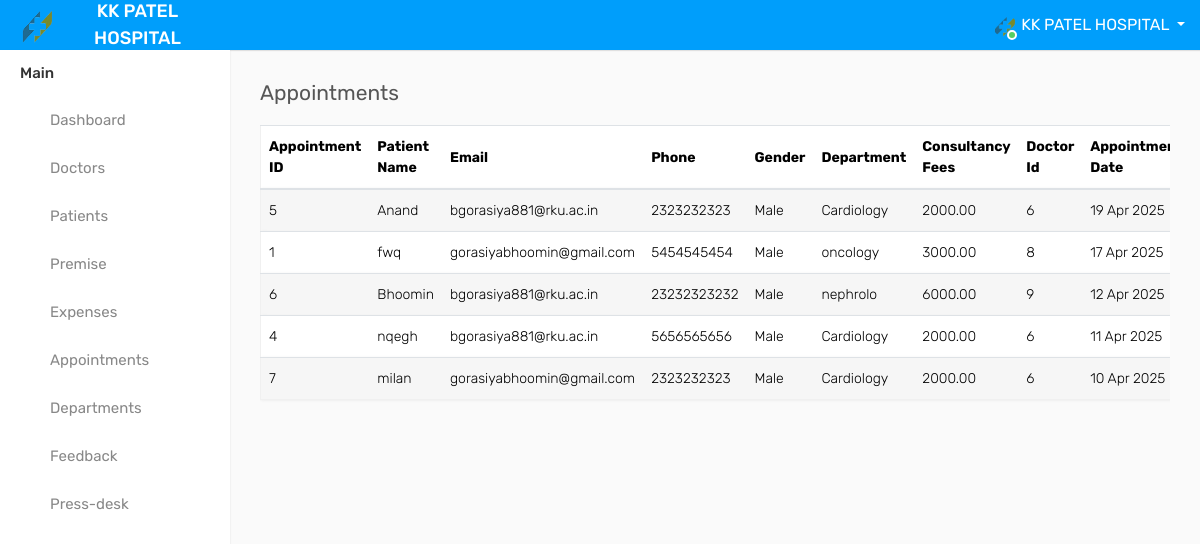
The page /admin/appointments.php (signed in) on the database its author committed.
### tables this page shows
CREATE TABLE `admin_data` (
  `admin_id` bigint UNSIGNED NOT NULL,
  `username` varchar(255) NOT NULL,
  `email` varchar(255) NOT NULL,
  `logo` varchar(255) NOT NULL,
  `password` varchar(255) NOT NULL,
  `city` varchar(100) NOT NULL,
  `postal_code` int NOT NULL,
  `phone` int NOT NULL,
  `address` varchar(255) NOT NULL,
  `created_at` timestamp NULL DEFAULT NULL,
  `updated_at` timestamp NULL DEFAULT NULL
);

CREATE TABLE `appointments` (
  `id` int NOT NULL,
  `appointmentname` varchar(100) NOT NULL,
  `email` varchar(100) NOT NULL,
  `phone` varchar(20) NOT NULL,
  `gender` enum('Male','Female','Other') NOT NULL,
  `departmentname` varchar(100) NOT NULL,
  `username` varchar(100) NOT NULL,
  `consultancy_fees` decimal(10,2) NOT NULL,
  `appointment_date` date NOT NULL,
  `time_slot` varchar(50) NOT NULL,
  `message` text NOT NULL,
  `created_at` timestamp NULL DEFAULT CURRENT_TIMESTAMP,
  `status` enum('pending','approved','cancelled') NOT NULL DEFAULT 'pending'
);

CREATE TABLE `departments` (
  `id` int NOT NULL,
  `departmentimage` varchar(255) NOT NULL,
  `departmentname` varchar(100) NOT NULL,
  `departmenthead` varchar(100) NOT NULL,
  `description` text NOT NULL,
  `created_at` timestamp NULL DEFAULT CURRENT_TIMESTAMP
);

### admin/appointments.php (the view, shortened to what this page needs)
<?php
include_once("../Database/connection.php");
$appointments_sql = "SELECT a.*, d.username as doctor_name, dept.departmentname as department_name
                    FROM appointments a
                    LEFT JOIN doctors d ON a.username = d.username
                    LEFT JOIN departments dept ON a.departmentname = dept.departmentname
                    ORDER BY a.appointment_date DESC";
$appointments_result = $con->query($appointments_sql);
$admin_email = $_SESSION['admin_email'];
$sql = "SELECT * FROM admin_data WHERE email = ?";
$stmt = $con->prepare($sql);
$stmt->bind_param("s", $admin_email);
$stmt->execute();
$result = $stmt->get_result();
$admin_data = $result->fetch_assoc();
?>
<!DOCTYPE html>
<html lang="en">
<head>
    <link rel="stylesheet" type="text/css" href="https://maxcdn.bootstrapcdn.com/bootstrap/4.5.2/css/bootstrap.min.css">
    <link rel="stylesheet" type="text/css" href="assets/css/font-awesome.min.css">
    <link rel="stylesheet" type="text/css" href="assets/css/style.css">
</head>
<body>
<div class="main-wrapper">
<div class="header">
			<div class="header-left">
				<a href="index-2.php" class="logo">
                <img src="assets/img/<?php echo $admin_data['logo']; ?>" width="35" height="35" alt=""> <span>KK PATEL HOSPITAL</span>
				</a>
			</div>
			<a id="toggle_btn" href="javascript:void(0);"><i class="fa fa-bars"></i></a>
            <ul class="nav user-menu float-right">
                <li class="nav-item dropdown has-arrow">
                    <a href="#" class="dropdown-toggle nav-link user-link" data-toggle="dropdown">
                        <span class="user-img">
                            <img class="rounded-circle" src="assets/img/<?php echo $admin_data['logo']; ?>" width="40" alt="Admin">
                            <span class="status online"></span>
                        </span>
                        <span><?php echo htmlspecialchars($admin_data['username']); ?></span>
                    </a>
                </li>
            </ul>
        </div>
        <div class="sidebar" id="sidebar">
            <div class="sidebar-inner slimscroll">
                <div id="sidebar-menu" class="sidebar-menu">
                    <ul>
                        <li class="menu-title">Main</li>
                        <li>
                            <a href="index-2.php"><i class="fa fa-dashboard"></i> <span>Dashboard</span></a>
                        </li>
						<li>
                            <a href="doctors.php"><i class="fa fa-user-md"></i> <span>Doctors</span></a>
                        </li>
                        <li>
                            <a href="patients.php"><i class="fa fa-wheelchair"></i> <span>Patients</span></a>
                        </li>
                        <li>
                            <a href="premise.php"><i class="fa fa-wheelchair"></i> <span>Premise</span></a>
                        </li>
                        <li>
                            <a href="expenses.php"><i class="fa fa-wheelchair"></i> <span>Expenses</span></a>
                        </li>
                        <li>
                            <a href="appointments.php"><i class="fa fa-calendar"></i> <span>Appointments</span></a>
                        </li>
                        <li>
                            <a href="departments.php"><i class="fa fa-hospital-o"></i> <span>Departments</span></a>
                        </li>
                        <li>
                            <a href="feedback.php"><i class="fa fa-comment-o"></i> <span>Feedback</span></a>
                        </li>
                        <li>
                            <a href="press-desk.php"><i class="fa fa-newspaper-o"></i> <span>Press-desk</span></a>
                        </li>
                    </ul>
                </div>
            </div>
        </div>
        <div class="page-wrapper">
            <div class="content">
                <div class="row">
                    <div class="col-sm-4 col-3">
                        <h4 class="page-title">Appointments</h4>
                    </div>
                </div>
                <div class="row">
                <div class="col-md-12">
                    <div class="table-responsive">
                        <table class="table table-striped custom-table">
                            <thead>
                                <tr>
                                    <th>Appointment ID</th>
                                    <th>Patient Name</th>
                                    <th>Email</th>
                                    <th>Phone</th>
                                    <th>Gender</th>
                                    <th>Department</th>
                                    <th>Consultancy Fees</th>
                                    <th>Doctor Id</th>
                                    <th>Appointment Date</th>
                                </tr>
                            </thead>
                            <tbody>
                                <?php while($appointment = $appointments_result->fetch_assoc()): ?>
                                <tr>
                                    <td><?php echo $appointment['id']; ?></td>
                                    <td><?php echo htmlspecialchars($appointment['appointmentname']); ?></td>
                                    <td><?php echo htmlspecialchars($appointment['email']); ?></td>
                                    <td><?php echo htmlspecialchars($appointment['phone']); ?></td>
                                    <td><?php echo htmlspecialchars($appointment['gender']); ?></td>
                                    <td><?php echo htmlspecialchars($appointment['department_name']); ?></td>
                                    <td><?php echo $appointment['consultancy_fees']; ?></td>
                                    <td><?php echo htmlspecialchars($appointment['username']); ?></td>
                                    <td><?php echo date('d M Y', strtotime($appointment['appointment_date'])); ?></td>
                                </tr>
                                <?php endwhile; ?>
                            </tbody>
                        </table>
                    </div>
                </div>
            </div>
            </div>
		</div>
    </div>
</body>
</html>

### rows shown on the page
admin_data: logo (picture), username "KK PATEL HOSPITAL"
appointments: id "5", appointmentname "Anand", email "bgorasiya881@rku.ac.in", phone "2323232323", gender "Male", departments.departmentname "Cardiology", consultancy_fees "2000.00", username "6", appointment_date "19 Apr 2025"
appointments: id "1", appointmentname "fwq", email "gorasiyabhoomin@gmail.com", phone "5454545454", gender "Male", departments.departmentname "oncology", consultancy_fees "3000.00", username "8", appointment_date "17 Apr 2025"
appointments: id "6", appointmentname "Bhoomin", email "bgorasiya881@rku.ac.in", phone "23232323232", gender "Male", departments.departmentname "nephrolo", consultancy_fees "6000.00", username "9", appointment_date "12 Apr 2025"
appointments: id "4", appointmentname "nqegh", email "bgorasiya881@rku.ac.in", phone "5656565656", gender "Male", departments.departmentname "Cardiology", consultancy_fees "2000.00", username "6", appointment_date "11 Apr 2025"
appointments: id "7", appointmentname "milan", email "gorasiyabhoomin@gmail.com", phone "2323232323", gender "Male", departments.departmentname "Cardiology", consultancy_fees "2000.00", username "6", appointment_date "10 Apr 2025"
